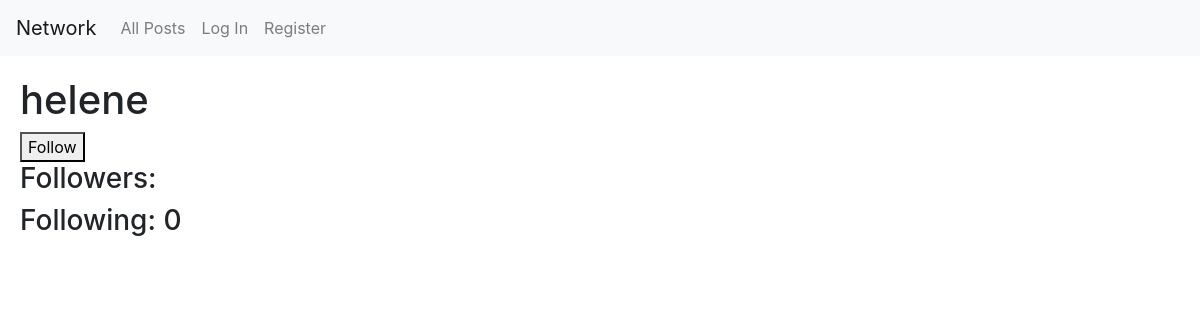
Page /helene on the earlier database version.
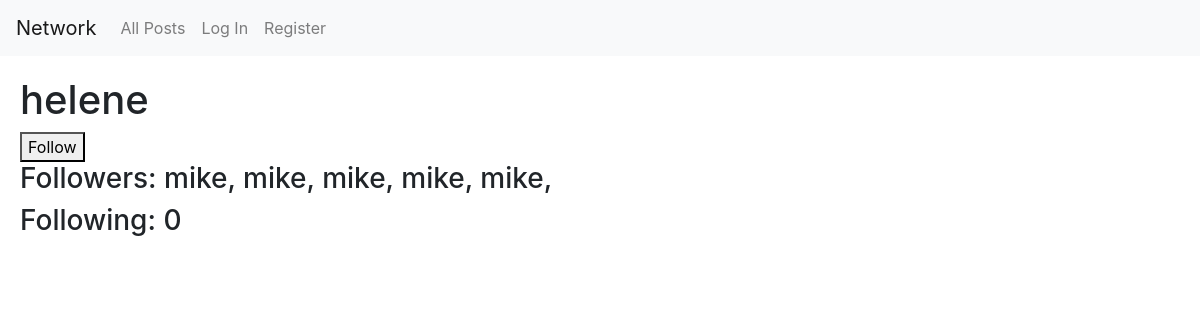
Same page on the later database version.
### network/models.py (models this page shows, shortened)
class User(AbstractUser):
    pass

class Follower(models.Model):
   user = models.ForeignKey(User, on_delete=models.CASCADE, related_name="user_follower")
   follower = models.ForeignKey(User, on_delete=models.CASCADE, related_name="follower")

### network/views.py (the view)
# urls.py: path("<str:username>", views.profile, name="profile"),
def profile(request, username):
    user = User.objects.get(username=username)
    followers = Follower.objects.filter(user=user)
    follower_count = followers.count()
    following = Follower.objects.filter(follower=user)
    following_count = following.count()
    return render(request, "network/profile.html", {
        "username": username,
        "followers":  followers,
        "following": following_count,
    })

### network/templates/network/profile.html (shortened to what this page needs)
{% extends "network/layout.html" %}
{% load static %}
{% block body %}
    <h1>{{ username }}</h1>
    <button type="submit" id="follow_button">Follow</button>
    <h3>Followers: {% for follower in followers %}
                    {{ follower.follower }},
                    {% endfor %}
    </h3>
    <h3>Following: {{ following }}</h3>
{% endblock %}

### network/templates/network/layout.html (shortened to what this page needs)
{% load static %}
<!DOCTYPE html>
<html lang="en">
    <head>
        <link rel="stylesheet" href="https://stackpath.bootstrapcdn.com/bootstrap/4.4.1/css/bootstrap.min.css">
        <link href="{% static 'network/styles.css' %}" rel="stylesheet">
    </head>
    <body>
        <nav class="navbar navbar-expand-lg navbar-light bg-light">
            <a class="navbar-brand" href="/">Network</a>
            <div>
              <ul class="navbar-nav mr-auto">
                <li class="nav-item">
                  <a class="nav-link" href="{% url 'index' %}">All Posts</a>
                </li>
                {% if user.is_authenticated %}
                    <li class="nav-item">
                        <a class="nav-link" href="#">Following</a>
                    </li>
                    <li class="nav-item">
                        <a class="nav-link" href="{% url 'logout' %}">Log Out</a>
                    </li>
                {% else %}
                    <li class="nav-item">
                        <a class="nav-link" href="{% url 'login' %}">Log In</a>
                    </li>
                    <li class="nav-item">
                        <a class="nav-link" href="{% url 'register' %}">Register</a>
                    </li>
                {% endif %}
              </ul>
            </div>
          </nav>
        <main>
            {% block body %}
            {% endblock %}
        </main>
    </body>
</html>

### network/static/network/styles.css (style rules this page uses)
* { margin: 0; }
main { margin: 20px; }

Differences in the rows shown:
added Follower: follower "mike"
added Follower: follower "mike"
added Follower: follower "mike"
added Follower: follower "mike"
added Follower: follower "mike"
